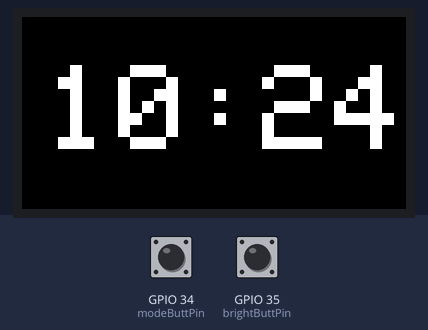
Bench run of a program on a simulated ESP32. On the bench: 64×32 colour display. The test bench sets the inputs (shaded band); at power-on: GPIO 34 (modeButtPin) LOW, GPIO 35 (brightButtPin) LOW. WiFi joins after 1.5 s; servers stay silent unless stated; the local clock reads 2024-03-15 10:24:30 at power-on unless the program sets it; web services answer with replies made up by the test bench; not simulated (calls return 0 or success): Secrets.h; what the program prints to the serial monitor is not drawn.

Above: at 3.2 s.
3.3 s: GPIO 34 (modeButtPin) pulled HIGH for 0.15 s
At 5.0 s:
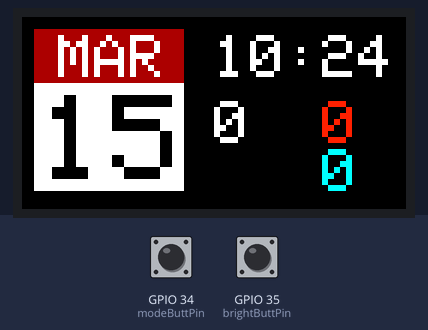
6.9 s: GPIO 35 (brightButtPin) pulled HIGH for 3.2 s
At 9.3 s:
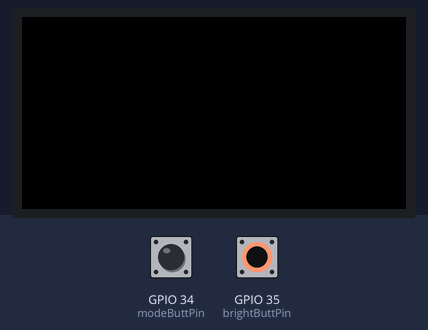
11.6 s: GPIO 34 (modeButtPin) pulled HIGH for 1 s
At 31.1 s:
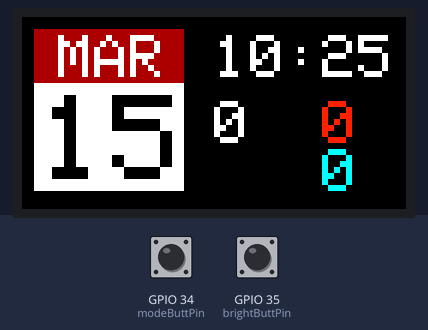
Timing chart, 0 to 31.5 s (numbered marks = the images above; inputs shaded):
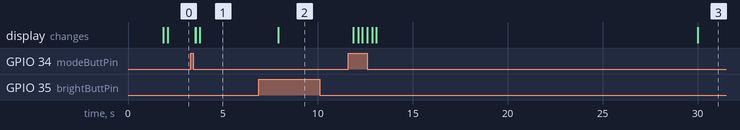

Measured:
- after the input at 3.3 s, the display: first changes after 0.25 s (image 1 shows a later state)
- after the input at 6.9 s, the display: changes after 1.0 s (image 2)
- after the input at 11.6 s, the display: first changes after 0.26 s (image 3 shows a later state)

The program:

main.cpp
```cpp
#include <Arduino.h>
#include <FS.h> // Include the SPIFFS library for file operations
#include <WiFiClient.h>
#include <Arduino_JSON.h>
#include <HTTPClient.h>
#include <ESP32-HUB75-MatrixPanel-I2S-DMA.h>
#include <ESP32Time.h>
#include <ClockTime.h>
#include <Screen.h>
#include <Secrets.h>
// DotClock Project

// Declare constants
#define PANEL_RES_X 64      // Number of pixels wide of each INDIVIDUAL panel module.
#define PANEL_RES_Y 32      // Number of pixels tall of each INDIVIDUAL panel module.
#define PANEL_CHAIN 1       // Total number of panels chained one to another

// Default brightness of display
short brightVal = 20;

// Pin locations for buttons
short const brightButtPin = 35;
short const modeButtPin = 34;

// Set and update time using WorldClockAPI
ClockTime rtc = ClockTime();

Screen display = Screen();

// Declare a MatrixPanel instance
MatrixPanel_I2S_DMA *dma_display = nullptr;

// Variables to track when a time value changes
int oldDay = -1;
int oldMinute = -1;
int weatherCheck = -1;
int timeResync = -1;

// Current display mode
short displayMode = 0;

// Determines if it should recheck weather
bool updateWeather = true;

// Initialize the wifi for the ESP32
void initWiFi() {
  // Initialize WiFi Mode
  WiFi.mode(WIFI_STA);

  Serial.println();
  Serial.print("Connecting Wifi: ");
  WiFi.begin(WIFI_SSID, WIFI_PASSWORD); // Convert String to const char*

  delay(250);
  // Wait for WiFi to connect
  while (WiFi.status() != WL_CONNECTED) {
    delay(1500);
    Serial.println(WiFi.localIP());
  }
  Serial.println();
  // WiFi connected successfully
  Serial.println("WiFi Connected");
  Serial.println(WiFi.localIP());
}

// Called at the start of the ESP32 turning on
void setup() {

  // Begin the Serial Monitor
  Serial.begin(115200);
  WiFi.disconnect();
  delay(100);

  // Connect to WiFi
  initWiFi();

  // Set the brightness and mode buttons as inputs
  pinMode(brightButtPin, INPUT);
  pinMode(modeButtPin, INPUT);

  // Module configuration
  HUB75_I2S_CFG mxconfig(
    PANEL_RES_X,   // module width
    PANEL_RES_Y,   // module height
    PANEL_CHAIN    // Chain length
  );
  mxconfig.gpio.e = 18;
  mxconfig.clkphase = false;
  mxconfig.driver = HUB75_I2S_CFG::FM6126A;

  // Display Setup
  dma_display = new MatrixPanel_I2S_DMA(mxconfig);
  dma_display->begin();
  dma_display->setBrightness8(brightVal); // 0-255
  dma_display->clearScreen();

  rtc.resync();
}

void loop() {

//  Updates the display based on the mode it is in
  switch (displayMode){
    case 1:
//    Case 0 displays the date view
      if(oldMinute != rtc.getMinute()) {
        display.dateView(rtc, dma_display, oldMinute, oldDay);
        oldMinute = rtc.getMinute();
        if((rtc.getMinute() % 10 == 0 && rtc.getMinute() != timeResync)) {
          rtc.resync();
          timeResync = rtc.getMinute();
        }
      }

      if(oldDay != rtc.getDay()){
        display.dateView(rtc, dma_display, oldMinute, oldDay);
        oldDay = rtc.getDay();
      }


//    If the WiFi is connected it will display the current weather
      if (WiFi.status() == WL_CONNECTED) {
        if((rtc.getMinute() % 10 == 0 && rtc.getMinute() != weatherCheck) || updateWeather) {
          updateWeather = false;
          weatherCheck = rtc.getMinute();
          display.dateWeatherView(rtc, dma_display);
        }
      }
      break;
    case 0:
      //    Case 1 displays the digitalTime view
      if(oldMinute != rtc.getMinute()) {
        display.digitalClockView(rtc, dma_display, oldMinute, oldDay);
        oldMinute = rtc.getMinute();
        if((rtc.getMinute() % 10 == 0 && rtc.getMinute() != timeResync)) {
          rtc.resync();
          timeResync = rtc.getMinute();
        }
      }
//    Sets updateWeather to true so that it updates when changing modes
      updateWeather = true;

      break;

    case 2:
//    Case 2 displays the weatherInfo screen

      break;
  }

//  Checks to see if buttons were pressed
  if (digitalRead(brightButtPin) == HIGH){
    delay(250);
    if (digitalRead(brightButtPin) == HIGH){
      int tempCount = 0;
//    If brightness button is held down for .750 seconds then it goes into time set mode
      while(digitalRead(brightButtPin) == HIGH) {
        tempCount+=1;
        if(digitalRead(brightButtPin) == HIGH && tempCount >= 750){
//        Serial.println("SETTING TIME");
          dma_display->clearScreen();
          rtc.resync();
          break;
        }
        delay(1);
      }
    } else {
        if(brightVal < 5) {
          if(brightVal == 0) {
            brightVal = 3;
          } else {
            brightVal = 20;
          }
        } else {
          brightVal+=15;
        }
        if(brightVal > 80) {
          brightVal = 0;
      }
      dma_display->setBrightness8(brightVal);
      Serial.print("Set brightness to: ");
      Serial.println(brightVal);
    }
  }

  if (digitalRead(modeButtPin) == HIGH){
    displayMode+=1;
    if(displayMode > 1) {
      displayMode = 0;
    }
    oldDay= -1;
    oldMinute = -1;
    delay(250);
    dma_display->clearScreen();
  }


}
```

ClockTime.h
```cpp
#ifndef CLOCKTIME_H
#define CLOCKTIME_H
#include <Arduino.h>
#include <Arduino_JSON.h>
#include <HTTPClient.h>
#include <ESP32Time.h>


// Weather class to keep track of current conditions
class ClockTime {
public:
    // Constructor
    ClockTime();

    // Destructor
    ~ClockTime();

    // Method to fetch weather data
    void resync();

    // Methods to get specific weather information
    int getYear();
    int getMonth();
    int getDay();
    int getHour();
    int getMilHour();
    int getMinute();
    int getSecond();

    //Weather api location
    const char* TIME_API = "http://worldtimeapi.org/api/timezone/America/New_York";


private:
    // Private member variables to store weather data
    int syncYear;
    int syncMonth;
    int syncDay;
    int syncHour;
    int syncMinute;
    int syncSecond;
    ESP32Time rtc;

};

#endif
```

Screen.h
```cpp
#ifndef SCREEN_H
#define SCREEN_H
#include <Arduino.h>
#include <ClockTime.h>
#include <Weather.h>
#include <ESP32-HUB75-MatrixPanel-I2S-DMA.h>


// Screen class to control different views
class Screen {
public:
    // Constructor
    Screen();

    // Destructor
    ~Screen();


    // Digital Clock View
    void digitalClockView(ClockTime rtc, MatrixPanel_I2S_DMA *dma_display, int oldMinute, int oldDay);

    // Date View
    void dateView(ClockTime rtc,  MatrixPanel_I2S_DMA *dma_display, int oldMinute, int oldDay);

    void dateWeatherView(ClockTime rtc,  MatrixPanel_I2S_DMA *dma_display);

private:
    //Months in a year
    const char* months[12] = { "JAN", "FEB", "MAR", "APR", "MAY", "JUN", "JULY", "AUG", "SEPT", "OCT", "NOV", "DEC"};

};

#endif
```

Weather.h
```cpp
#ifndef WEATHER_H
#define WEATHER_H
#include <Arduino.h>
#include <Arduino_JSON.h>
#include <HTTPClient.h>
#include <Secrets.h>

// Weather class to keep track of current conditions
class Weather {
public:
    // Constructor
    Weather();

    // Destructor
    ~Weather();

    // Method to fetch weather data
    void update();

    // Methods to get specific weather information
    int getTemp() const;
    int getTempMax() const;
    int getTempMin() const;
    int getHumidity() const;
    int getWindSpeed() const;
    int getCloudCover() const;
    String getPrecipType() const;
    String getSunrise() const;
    String getSunset() const;
    String getConditions() const;


private:
    // Private member variables to store weather data
    int temp;
    int tempMax;
    int tempMin;
    int humidity;
    int windSpeed;
    int cloudCover;
    String precipType;
    String sunrise;
    String sunset;
    String conditions;
    String API = WEATHER_API;

};

#endif
```

clockTime.cpp
```cpp
#include <ClockTime.h>

// ClockTime class constructor
ClockTime::ClockTime() {
    // Initialize member variables
    syncYear = 0;
    syncMonth = 0;
    syncDay = 0;
    syncHour = 0;
    syncMinute = 0;
    syncSecond = 0;
}

// Destructor
ClockTime::~ClockTime() {

}

// Method to resync ClockTime data
void ClockTime::resync() {
    // Make GET request to WorldTimeAPI with timezone parameter set to EST
    HTTPClient http;
    String payload;
    http.begin(TIME_API);

    Serial.println("Syncing Time");
    if (http.GET() == HTTP_CODE_OK){
        payload = http.getString();
        Serial.println(payload);

        // Parse the payload to extract the datetime field
        int startIdx = payload.indexOf("datetime\":\"") + 11; // Find the start of datetime string
        int endIdx = payload.indexOf("\"", startIdx); // Find the end of datetime string
        String dateTimeStr = payload.substring(startIdx, endIdx); // Extract the datetime string
        Serial.print("Datetime: ");
        Serial.println(dateTimeStr);

        // Convert datetime string to RTC-compatible format (YYYY-MM-DDTHH:MM:SS)
        syncYear = dateTimeStr.substring(0, 4).toInt();
        syncMonth = dateTimeStr.substring(5, 7).toInt();
        syncDay = dateTimeStr.substring(8, 10).toInt();
        syncHour = dateTimeStr.substring(11, 13).toInt();
        syncMinute = dateTimeStr.substring(14, 16).toInt();
        syncSecond = dateTimeStr.substring(17, 19).toInt();


        rtc.setTime(syncSecond, syncMinute, syncHour, syncDay, syncMonth, syncYear); // Set the time on RTC

        Serial.println("RTC time set successfully");
        Serial.println(rtc.getDateTime());

    } else {
        Serial.print("Error accessing WorldTimeAPI. HTTP error code: ");
        Serial.println(http.GET());
    }

    http.end();

}

// Methods to get specific ClockTime information
int ClockTime::getYear() {
    return rtc.getYear();
}

int ClockTime::getMonth() {
    return rtc.getMonth();
}

int ClockTime::getDay() {
    return rtc.getDay();
}

int ClockTime::getHour() {
    return rtc.getHour();
}

int ClockTime::getMilHour() {
    return rtc.getHour(true);
}

int ClockTime::getMinute() {
    return rtc.getMinute();
}

int ClockTime::getSecond() {
    return rtc.getSecond();
}
```

screen.cpp
```cpp
#include <Screen.h>

// Screen class constructor
Screen::Screen() {

}

// Destructor
Screen::~Screen() {

}


void Screen::digitalClockView(ClockTime rtc,  MatrixPanel_I2S_DMA *dma_display, int oldMinute, int oldDay) {
    int curHour = 0;

    if(oldMinute != rtc.getMinute()){

        if(rtc.getHour() == 0) {
            curHour = 12;
        } else {
            curHour = rtc.getHour();
        }


        dma_display->fillRect(0, 0, 64, 32, dma_display->color444(0, 0, 0));
        dma_display->setTextSize(2);
        dma_display->setCursor(9, 8);
        if(curHour > 9) {
            dma_display->setCursor(4, 8);
        }

        dma_display->setTextColor(dma_display->color444(15,15,15));
        dma_display->print(curHour);
        dma_display->print(':');
        if (rtc.getMinute() < 10) {
            dma_display->print(0);
        }
        dma_display->print(rtc.getMinute());
        if (rtc.getMilHour() > 11) {
            dma_display->drawPixel(2, 15, dma_display->color444(0,15,15));
            dma_display->drawPixel(2, 14, dma_display->color444(0,15,15));
            dma_display->drawPixel(3, 15, dma_display->color444(0,15,15));
            dma_display->drawPixel(3, 14, dma_display->color444(0,15,15));
        }
    }
}


void Screen::dateView(ClockTime rtc,  MatrixPanel_I2S_DMA *dma_display, int oldMinute, int oldDay) {
    short xOffSet = 2;
    short yOffSet = 2;
    short curHour = 0;
    String curMonth = months[rtc.getMonth()];


    if(oldDay != rtc.getDay()){

        Serial.println("Updating Date Display");

        dma_display->fillRect(xOffSet, yOffSet, 25, 9, dma_display->color444(10, 0, 0));
        dma_display->fillRect(xOffSet, yOffSet+9, 25, dma_display->height()-12-yOffSet, dma_display->color444(15, 15, 15));
        dma_display->setTextSize(1);

        if (curMonth.length() == 4) {
            dma_display->setCursor(xOffSet+1, yOffSet+1);
        } else {
            dma_display->setCursor(xOffSet+4, yOffSet+1);
        }
        dma_display->setTextColor(dma_display->color444(15,15,15));
        dma_display->print(curMonth);

        short dateOffSet;
        if(rtc.getDay() < 10) {
            dateOffSet = xOffSet+8;
        } else if (rtc.getDay() < 20){
            dateOffSet = xOffSet+1;
        } else if (rtc.getDay() > 19 && rtc.getDay() != 31 && rtc.getDay() != 21) {
            dateOffSet = xOffSet+2;
        } else {
            dateOffSet = xOffSet+3;
        }
        dma_display->setCursor(dateOffSet, yOffSet+11);
        dma_display->setTextSize(2);
        dma_display->setTextColor(dma_display->color444(0,0,0));
        dma_display->print(rtc.getDay());
    }


    if(oldMinute != rtc.getMinute()){

        Serial.println("Updating Time Display");
        if(rtc.getHour() == 0) {
            curHour = 12;
        } else {
            curHour = rtc.getHour();
        }

        dma_display->fillRect(30, 0, 32, 12, dma_display->color444(0, 0, 0));
        dma_display->setTextSize(1);
        dma_display->setCursor(32, 3);
        dma_display->setTextColor(dma_display->color444(15,15,15));
        dma_display->print(curHour);
        dma_display->print(':');
        if (rtc.getMinute() < 10) {
            dma_display->print(0);
        }
        dma_display->print(rtc.getMinute());
        if (rtc.getMilHour() > 11) {
            dma_display->drawPixel(30, 6, dma_display->color444(0,15,15));
        }
    }

}

void Screen::dateWeatherView(ClockTime rtc,  MatrixPanel_I2S_DMA *dma_display) {
    Weather curWeather;
    curWeather.update();

    dma_display->fillRect(30, 13, 34, 19, dma_display->color444(0, 0, 0));
    dma_display->setTextSize(1);
    dma_display->setCursor(32, 14);
    dma_display->print("   ");
    dma_display->setTextColor(dma_display->color444(15,2,0));
    dma_display->print(curWeather.getTempMax());
    dma_display->setCursor(32, 22);
    dma_display->print("   ");
    dma_display->setTextColor(dma_display->color444(0,15,15));
    dma_display->print(curWeather.getTempMin());
    dma_display->setCursor(32, 14);
    dma_display->setTextColor(dma_display->color444(15,15,15));
    dma_display->print(curWeather.getTemp());
    dma_display->print(" ");

    Serial.println("Updated Weather");

}
```

weather.cpp
```cpp
#include "Weather.h"

// Weather class constructor
Weather::Weather() {
    // Initialize member variables
    temp = 0;
    tempMax = 0;
    tempMin = 0;
    humidity = 0;
    windSpeed = 0;
    cloudCover = 0;
    precipType = "Unknown";
    sunrise = "Unknown";
    sunset = "Unknown";
    conditions = "Unknown";

}

// Destructor
Weather::~Weather() {

}

// Method to fetch weather data and update member variables
void Weather::update() {
    // Perform HTTP request to fetch weather data from API
    // Parse the JSON response and update member variables
    Serial.println("Attempting to get weather");
    HTTPClient http;
    String payload;

    http.begin(WEATHER_API);

    Serial.println("Getting Payload");
    if (http.GET() == HTTP_CODE_OK){
        payload = http.getString();
        Serial.println(payload);
    }
    else {
    Serial.print("Error code: ");

    }
    http.end();

    // Parse the weather data
    JSONVar weatherData = JSON.parse(payload);

    if (JSON.typeof(weatherData) == "undefined") {
      Serial.println("Parsing input failed!");
      return;
    }

    // Set the values for weather attributes
    temp = int(round((double)(weatherData["currentConditions"]["temp"])));
    tempMax = int(round((double)(weatherData["days"][0]["tempmax"])));
    tempMin = int(round((double)(weatherData["days"][0]["tempmin"])));
    humidity = int(round((double)(weatherData["currentConditions"]["humidity"])));
    windSpeed = int(round((double)(weatherData["currentConditions"]["windspeed"])));
    cloudCover = int(round((double)(weatherData["currentConditions"]["cloudcover"])));
    precipType = JSON.stringify(weatherData["currentConditions"][0]["preciptype"]);
    sunrise = JSON.stringify(weatherData["days"][0]["sunrise"]);
    sunset = JSON.stringify(weatherData["days"][0]["sunset"]);
    conditions = JSON.stringify(weatherData["currentConditions"]["conditions"]);

}

// Methods to get specific weather information
int Weather::getTemp() const {
    return temp;
}

int Weather::getTempMax() const {
    return tempMax;
}

int Weather::getTempMin() const {
    return tempMin;
}

int Weather::getHumidity() const {
    return humidity;
}

int Weather::getWindSpeed() const {
    return windSpeed;
}

int Weather::getCloudCover() const {
    return cloudCover;
}

String Weather::getPrecipType() const {
    return precipType;
}

String Weather::getSunrise() const {
    return sunrise;
}

String Weather::getSunset() const {
    return sunset;
}

String Weather::getConditions() const {
    return conditions;
}
```
